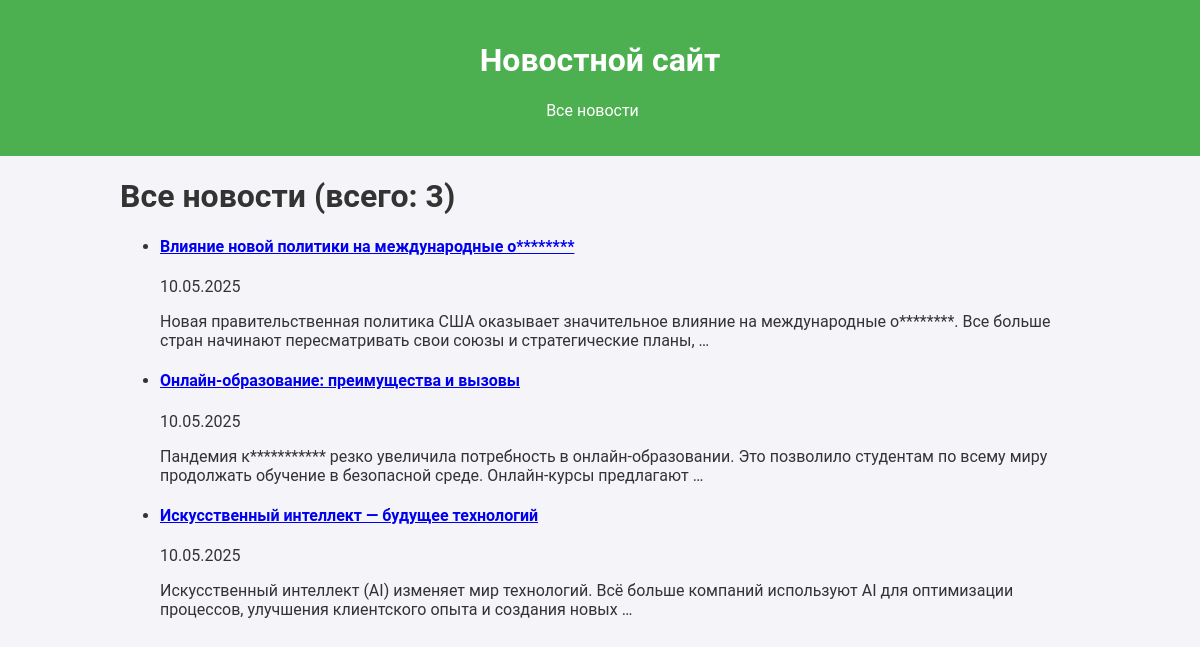
Page /news/ on the committed database.
### news/models.py (models this page shows, shortened)
class Post(models.Model):
    author = models.ForeignKey(Author, on_delete=models.CASCADE, related_name='posts')
    publication_type = models.CharField(max_length=2, choices=PUBLICATION_CHOICES, default='AR')
    created_at=models.DateTimeField(auto_now_add=True)
    title = models.CharField(max_length=200)
    content = models.TextField()
    rating = models.IntegerField(default=0)
    categories = models.ManyToManyField(Category, through='PostCategory', related_name='posts')

### news/views.py (the view)
# urls.py: path('', NewsList.as_view(), name='news_list'),
class NewsList(ListView):
    model = Post
    template_name = 'news_list.html'
    context_object_name = 'news_list'
    ordering = ['-created_at']

### news/templatetags/filters.py (called while the page is built)
@register.filter(name='censor')
def censor(value):
    for bad_word in BAD_WORDS:
        value = value.replace(bad_word, bad_word[0] + '*' * (len(bad_word) - 1))
    return value

### templates/news_list.html
{% extends 'flatpages/default.html' %}
{% load filters %}
{% block content %}
    <h1>Все новости (всего: {{news_list|length }})</h1>
    <ul>
        {% for post in news_list %}
            <li>
                <h4><a href="{% url 'news_detail' post.pk %}">{{ post.title|censor }}</a></h4>
                <p>{{ post.created_at|date:"d.m.Y" }}</p>
                <p>{{ post.content|truncatewords:20|censor }}</p>
            </li>
        {% endfor %}
    </ul>
{% endblock %}

### templates/flatpages/default.html (shortened to what this page needs)
<!DOCTYPE html>
<html lang="en">
<head>
    {% load static %}
    <link rel="stylesheet" href="{% static 'css/styles.css' %}">
</head>
<body>
    <header>
        <h1>Новостной сайт</h1>
        <nav>
            <ul>
                <li><a href="{% url 'news_list' %}">Все новости</a></li>
            </ul>
        </nav>
    </header>
    <main>
        {% block content %}
        {% endblock %}
    </main>
</body>
</html>

### static/css/styles.css (style rules this page uses)
body { font-family: 'Roboto', sans-serif; background-color: #f4f4f9; color: #333; margin: 0; padding: 0; }
header { background-color: #4CAF50; color: white; padding: 20px 0; text-align: center; margin-bottom: 20px; }
nav ul { list-style: none; padding: 0; display: flex; justify-content: center; }
nav ul li { margin-right: 15px; }
nav ul li a { color: white; text-decoration: none; padding: 8px 15px; border-radius: 5px; transition: background-color 0.3s; }
main { width: 80%; margin: 0 auto; }

### rows in the picture
Post: title|censor "Влияние новой политики на международные о********", created_at "10.05.2025", content|censor "Новая правительственная политика США оказывает значительное влияние на международные о********. Все больше стран начинают пересматривать свои союзы и стратегические планы, …"
Post: title|censor "Онлайн-образование: преимущества и вызовы", created_at "10.05.2025", content|censor "Пандемия к*********** резко увеличила потребность в онлайн-образовании. Это позволило студентам по всему миру продолжать обучение в безопасной среде. Онлайн-курсы предлагают …"
Post: title|censor "Искусственный интеллект — будущее технологий", created_at "10.05.2025", content|censor "Искусственный интеллект (AI) изменяет мир технологий. Всё больше компаний используют AI для оптимизации процессов, улучшения клиентского опыта и создания новых …"

### other values in the picture
{{ news_list|length }} "3"
